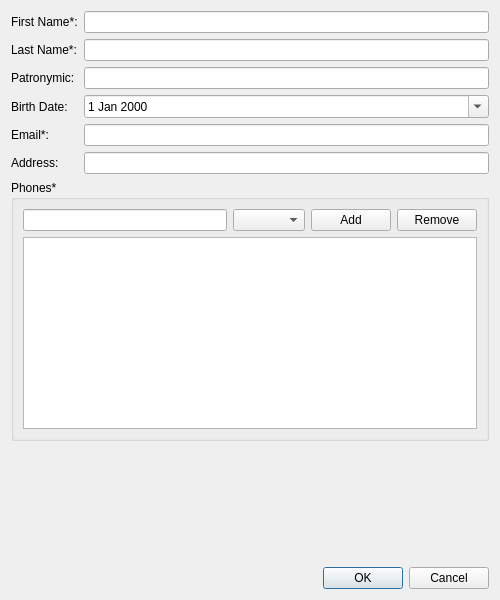
<?xml version="1.0" encoding="UTF-8"?>
<ui version="4.0">
 <class>ContactDialog</class>
 <widget class="QDialog" name="ContactDialog">
  <property name="geometry">
   <rect>
    <x>0</x>
    <y>0</y>
    <width>500</width>
    <height>600</height>
   </rect>
  </property>
  <property name="windowTitle">
   <string>Contact</string>
  </property>
  <layout class="QVBoxLayout" name="verticalLayout">
   <item>
    <layout class="QFormLayout" name="formLayout">
     <item row="0" column="0">
      <widget class="QLabel" name="label">
       <property name="text">
        <string>First Name*:</string>
       </property>
      </widget>
     </item>
     <item row="0" column="1">
      <widget class="QLineEdit" name="firstNameEdit"/>
     </item>
     <item row="1" column="0">
      <widget class="QLabel" name="label_2">
       <property name="text">
        <string>Last Name*:</string>
       </property>
      </widget>
     </item>
     <item row="1" column="1">
      <widget class="QLineEdit" name="lastNameEdit"/>
     </item>
     <item row="2" column="0">
      <widget class="QLabel" name="label_3">
       <property name="text">
        <string>Patronymic:</string>
       </property>
      </widget>
     </item>
     <item row="2" column="1">
      <widget class="QLineEdit" name="patronymicEdit"/>
     </item>
     <item row="3" column="0">
      <widget class="QLabel" name="label_4">
       <property name="text">
        <string>Birth Date:</string>
       </property>
      </widget>
     </item>
     <item row="3" column="1">
      <widget class="QDateEdit" name="birthDateEdit">
       <property name="calendarPopup">
        <bool>true</bool>
       </property>
      </widget>
     </item>
     <item row="4" column="0">
      <widget class="QLabel" name="label_5">
       <property name="text">
        <string>Email*:</string>
       </property>
      </widget>
     </item>
     <item row="4" column="1">
      <widget class="QLineEdit" name="emailEdit"/>
     </item>
     <item row="5" column="0">
      <widget class="QLabel" name="label_6">
       <property name="text">
        <string>Address:</string>
       </property>
      </widget>
     </item>
     <item row="5" column="1">
      <widget class="QLineEdit" name="addressEdit"/>
     </item>
    </layout>
   </item>
   <item>
    <widget class="QGroupBox" name="groupBox">
     <property name="title">
      <string>Phones*</string>
     </property>
     <layout class="QVBoxLayout" name="verticalLayout_2">
      <item>
       <layout class="QHBoxLayout" name="horizontalLayout">
        <item>
         <widget class="QLineEdit" name="phoneEdit"/>
        </item>
        <item>
         <widget class="QComboBox" name="phoneTypeCombo"/>
        </item>
        <item>
         <widget class="QPushButton" name="addPhoneButton">
          <property name="text">
           <string>Add</string>
          </property>
         </widget>
        </item>
        <item>
         <widget class="QPushButton" name="removePhoneButton">
          <property name="text">
           <string>Remove</string>
          </property>
         </widget>
        </item>
       </layout>
      </item>
      <item>
       <widget class="QListWidget" name="phoneListWidget"/>
      </item>
     </layout>
    </widget>
   </item>
   <item>
    <spacer name="verticalSpacer">
     <property name="orientation">
      <enum>Qt::Vertical</enum>
     </property>
     <property name="sizeHint">
      <size>
       <width>20</width>
       <height>40</height>
      </size>
     </property>
    </spacer>
   </item>
   <item>
    <widget class="QDialogButtonBox" name="buttonBox">
     <property name="orientation">
      <enum>Qt::Horizontal</enum>
     </property>
     <property name="standardButtons">
      <set>QDialogButtonBox::Cancel|QDialogButtonBox::Ok</set>
     </property>
    </widget>
   </item>
  </layout>
 </widget>
 <resources/>
 <connections/>
</ui>
